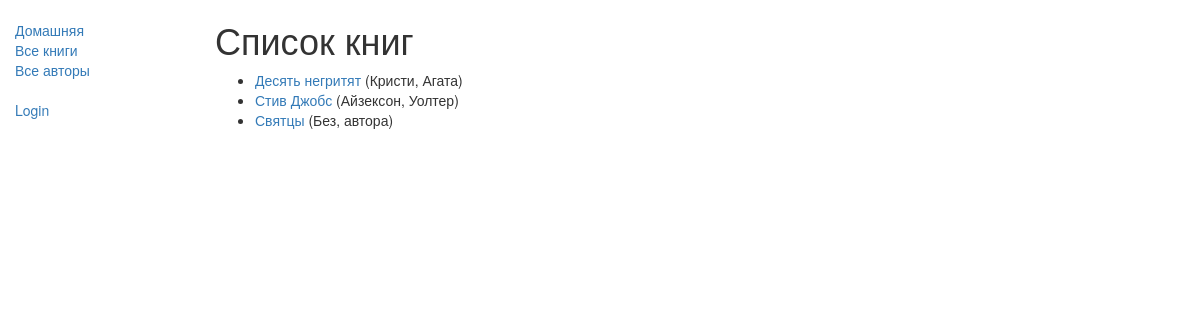
/catalog/books/, run on the app's committed database.
### catalog/models.py (models this page shows, shortened)
class Book(models.Model):
    title = models.CharField(max_length=200)
    author = models.ForeignKey('Author', on_delete=models.SET_NULL, null=True)
    summary = models.TextField(max_length=1000, help_text="Введите краткое описание книги")
    isbn = models.CharField('ISBN', max_length=13,
                            help_text='13 символов <a href="https://www.isbn-international.org/content/what-isbn">номер ISBN</a>')
    genre = models.ManyToManyField(Genre, help_text="Выберите жанр для этой книги")
    language = models.ManyToManyField(Language, help_text="Выберите язык этой книги")
    def get_absolute_url(self):
        return reverse('book-detail', args=[str(self.id)])
    def display_genre(self):
        """
        Создает строку для жанра. Это необходимо для отображения жанра в админке.
        """
        return ', '.join([genre.name for genre in self.genre.all()[:3]])
    display_genre.short_description = 'Genre'

class Author(models.Model):
    first_name = models.CharField(max_length=100)
    last_name = models.CharField(max_length=100)
    date_of_birth = models.DateField(null=True, blank=True)
    date_of_death = models.DateField('Died', null=True, blank=True)
    def __str__(self):
        return f'{self.last_name}, {self.first_name}'
    class Meta:
        ordering = ['last_name']

### catalog/views.py (the view)
class BookListView(generic.ListView):
    model = Book
    paginate_by = 10

### catalog/templates/catalog/book_list.html
{% extends "base_generic.html" %}
{% block content %}
    <h1>Список книг</h1>
    {% if book_list %}
    <ul>
      {% for book in book_list %}
      <li>
        <a href="{{ book.get_absolute_url }}">{{ book.title }}</a> ({{book.author}})
      </li>
      {% endfor %}
    </ul>
    {% else %}
      <p>В библиотеке нет книг.</p>
    {% endif %}
{% endblock %}

### data on the page
Book: title "Десять негритят", author "Кристи, Агата"
Book: title "Стив Джобс", author "Айзексон, Уолтер"
Book: title "Святцы", author "Без, автора"
